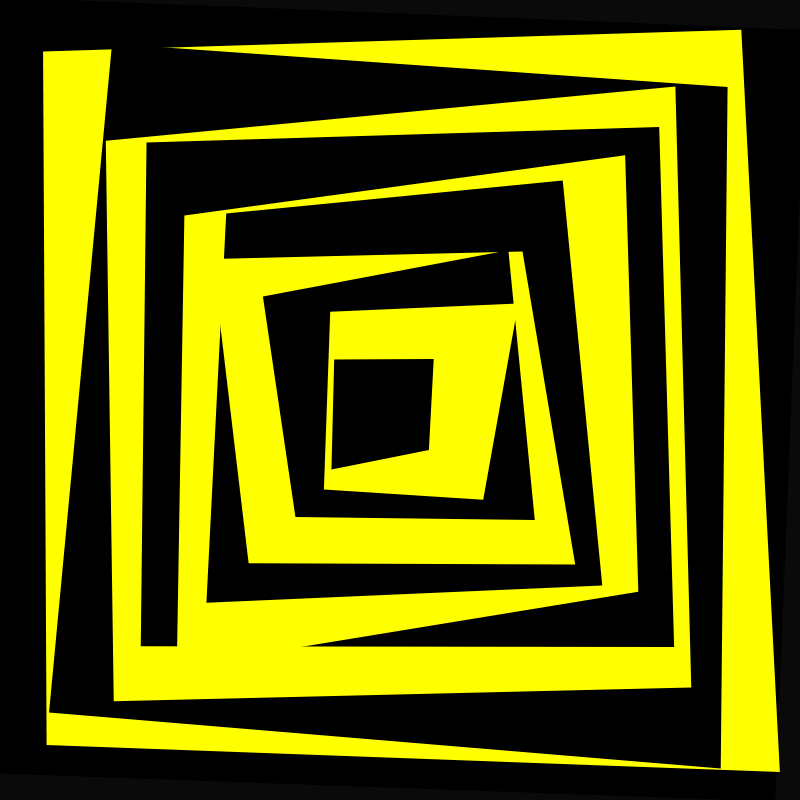
Frame 1 (no input)
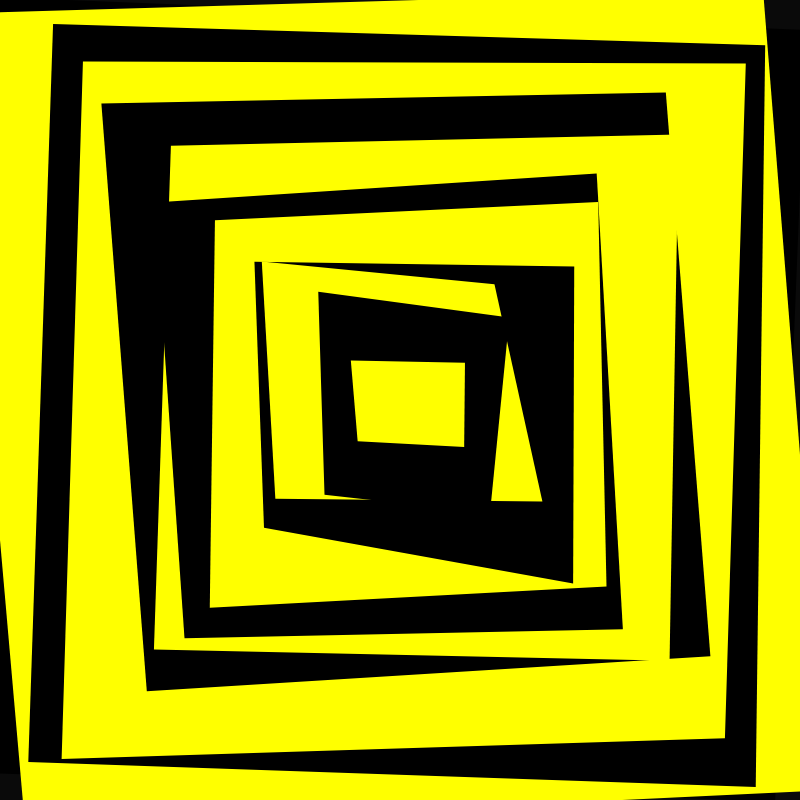
Frame 2 (the mouse pressed at the canvas centre, redrawn once)

The p5.js sketch that drew these frames (run headless with seeded random() and noise() and a simulated clock; the mouse was pressed at the canvas centre and the sketch redrawn once):

// p5.js sketch
// ── sketch.js
let gap = 35;
let black = true;
let tilt = 5;
let noise = 25;
let size;
let clipYellow;
let clipBlack;

function setup() {
  cnv = createCanvas(800, 800);
  let x = (windowWidth-width)/2;
  let y = (windowHeight-height)/2;
  cnv.position(x, y);
  angleMode(DEGREES);
  background(10);
  noStroke();
}

function draw() {
  for (let i = 0; i < width/2-gap; i+=gap) {
    if (black) {
      fill('black');
      black = false;
    } else {
      fill('yellow');
      black = true;
    }
    push();
    translate(width/2, height/2);
    rotate(random(-tilt,tilt));
    size = width-2*i;
    //rect(i-width/2,i-height/2, width-2*i,width-2*i);
    quad(i-width/2+random(-noise,noise),i-height/2+random(-noise,noise),i-width/2+size+random(-noise,noise),i-height/2+random(-noise,noise),i-width/2+size+random(-noise,noise),i-height/2+size+random(-noise,noise),i-width/2+random(-noise,noise),i-height/2+size+random(-noise,noise));
    pop();
  }

  noLoop();
}
